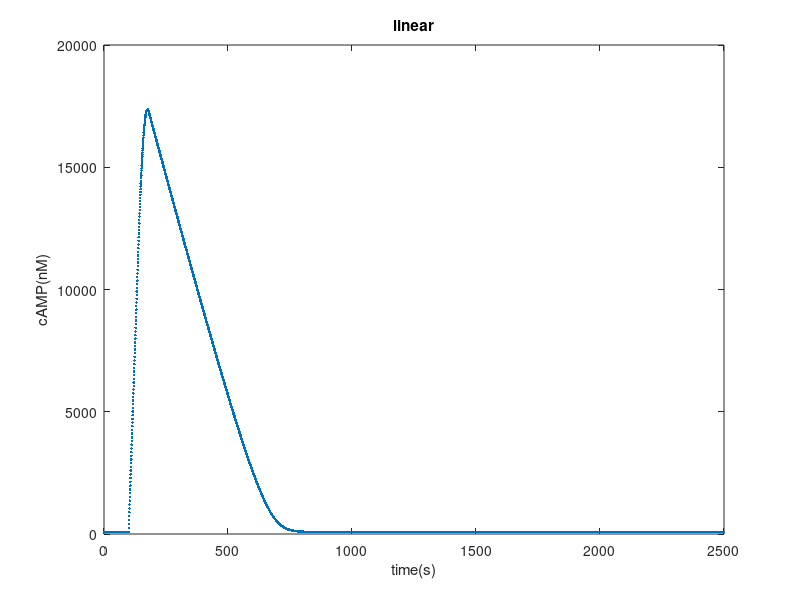
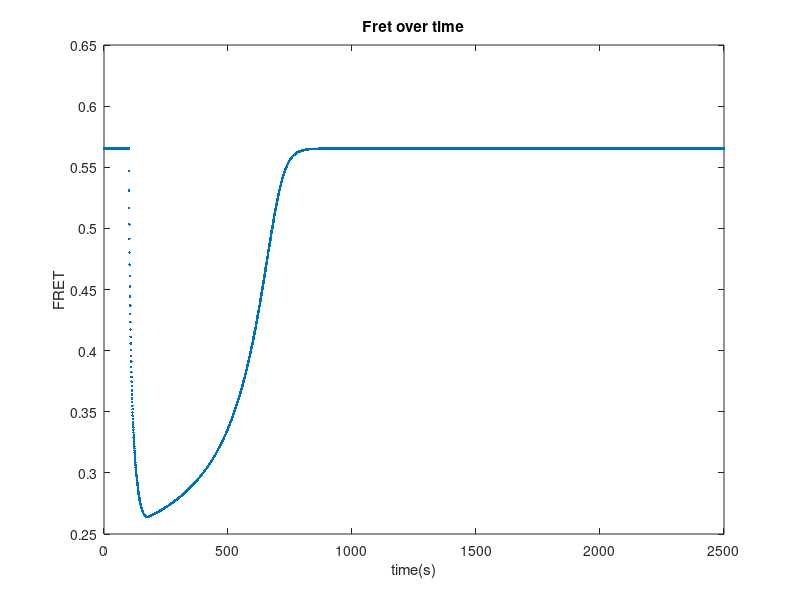
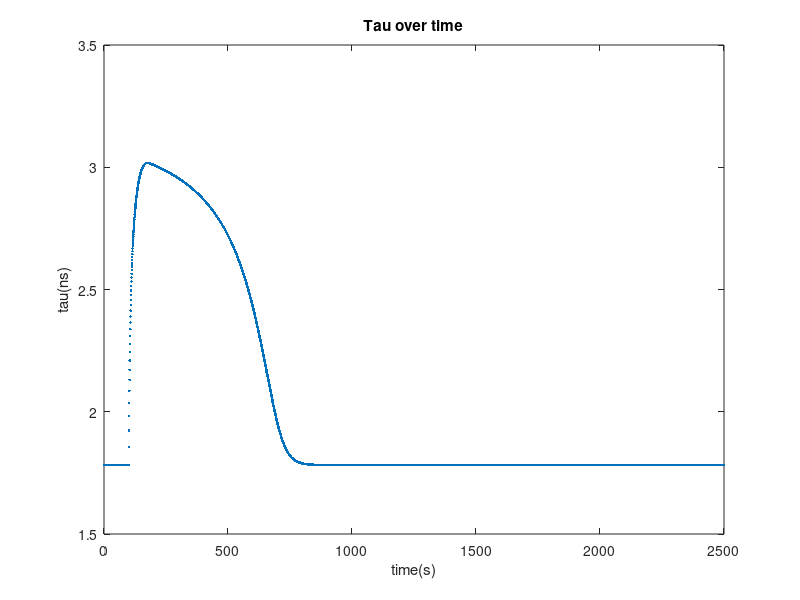

Write MATLAB code to recreate these figures, in order.
%% Two times Michaelis Menten kinetics
% Naming:
% E + S <-> ES -> E + P
% Forward rate kf, reverse rate kr, catalytic rate kcat
% We use conventional Michaelis-Menten kinetics.
% Rate of production d[P]/dt = (Vmax [S]) / (Km + [S])
% Vmax = kcat[E0] , so depends on total enzyme concentration
% Km = (kr+kcat)/kf , so depends on rate-constants only
%
% Production
% AC + ATP <-> AC_ATP -> AC + cAMP
% Breakdown
% PDE + cAMP <-> PDE_cAMP -> PDE + AMP

clear all;
t_max = 2500;
v = @(Vmax,Km,S) (Vmax.*S)./(Km+S);
t = linspace(0,t_max,5E3);dt=t(2)-t(1); %s/cycle
cAMP = nan(size(t));
cAMP(1) = 15; %start concentration of cAMP molecules (nM)
ATP = 1E6;    %concentration of ATP (nM) 

%PDE is a matrix with [km, concentration]
PDE = ones(2,2); %PDE5 PDE9 D.P.Rotella 2007
PDE(1,1) = 1000;    %km nM
PDE(2,1) = 70;      %km nM
PDE(1,2) = 2600/60; %Vmax nM per second
PDE(2,2) = 4.9/60;  %Vmax nM per second

%AC is a matrix with [Kd, concentration]
%binding: kd_ac = [PDE][cAMP]/[PDE_cAMP]
AC = ones(1,2); %The catalytic mechanism of mammalian adenylyl cyclase (1997) doi: 
AC(:,1) = 340E6;       %km nM
AC(:,2) = 68E3/60;     %Vmax nM per second

AC(:,2) = AC(:,2)*dt;   %Converted Vmax to nM per cycle
PDE(:,2) = PDE(:,2)*dt; %Converted Vmax to nM per cycle

%find starting concentration
for ct = 0:1000
    old = mod(ct,2)+1;
    new = mod(ct+1,2)+1;
    %production
    dP = v(AC(:,2),AC(:,1),ATP);
    %breakdown
    dB = v(PDE(:,2),PDE(:,1),cAMP(old));
    
    cAMP(new) = cAMP(old) + sum(dP) - sum(dB);
end

events = false([1,10]);AC_add = 100*(68E3/60)*dt;
stop = 1E3;
for ct = 2:length(t)
    %production
    dP = v(AC(:,2),AC(:,1),ATP);
    %breakdown
    dB = v(PDE(:,2),PDE(:,1),cAMP(ct-1));
    
    cAMP(ct) = cAMP(ct-1) + sum(dP) - sum(dB);
    
    if ~events(1)&&t(ct)>100
        events(1)=true;
        AC(:,2) = AC(:,2)+AC_add; %activate AC's
    end
    if ~events(2)&&t(ct)>140
        AC(:,2) = AC(:,2)-AC_add/(1+sum(t>140&t<180)); %deactivate AC's
        if t(ct)>180
            events(2)=true;
        end
    end
end
epacBound = @(cAMP,kd) cAMP./(cAMP+kd);
fretresponse = @(bound,FretB,FretUB) bound*FretB + (1-bound)*FretUB;
lifetimeresponse = @(fret,tau_NF)  -(fret-1)*tau_NF;

figure(1);clf;
%subplot(1,2,1);
plot(t,cAMP,'.');
xlabel('time(s)');ylabel('cAMP(nM)');title('linear')
% subplot(1,2,2);semilogy(t,cAMP,'.')
% xlabel('time(s)');ylabel('cAMP(nM)');title('log')
figure(2);clf;
fret = fretresponse(epacBound(cAMP,3E3),0.21,0.575);
plot(t,fret,'.')
xlabel('time(s)');ylabel('FRET');title('Fret over time')
figure(3);clf
plot(t,lifetimeresponse(fret,4.1),'.')
xlabel('time(s)');ylabel('tau(ns)');title('Tau over time')
